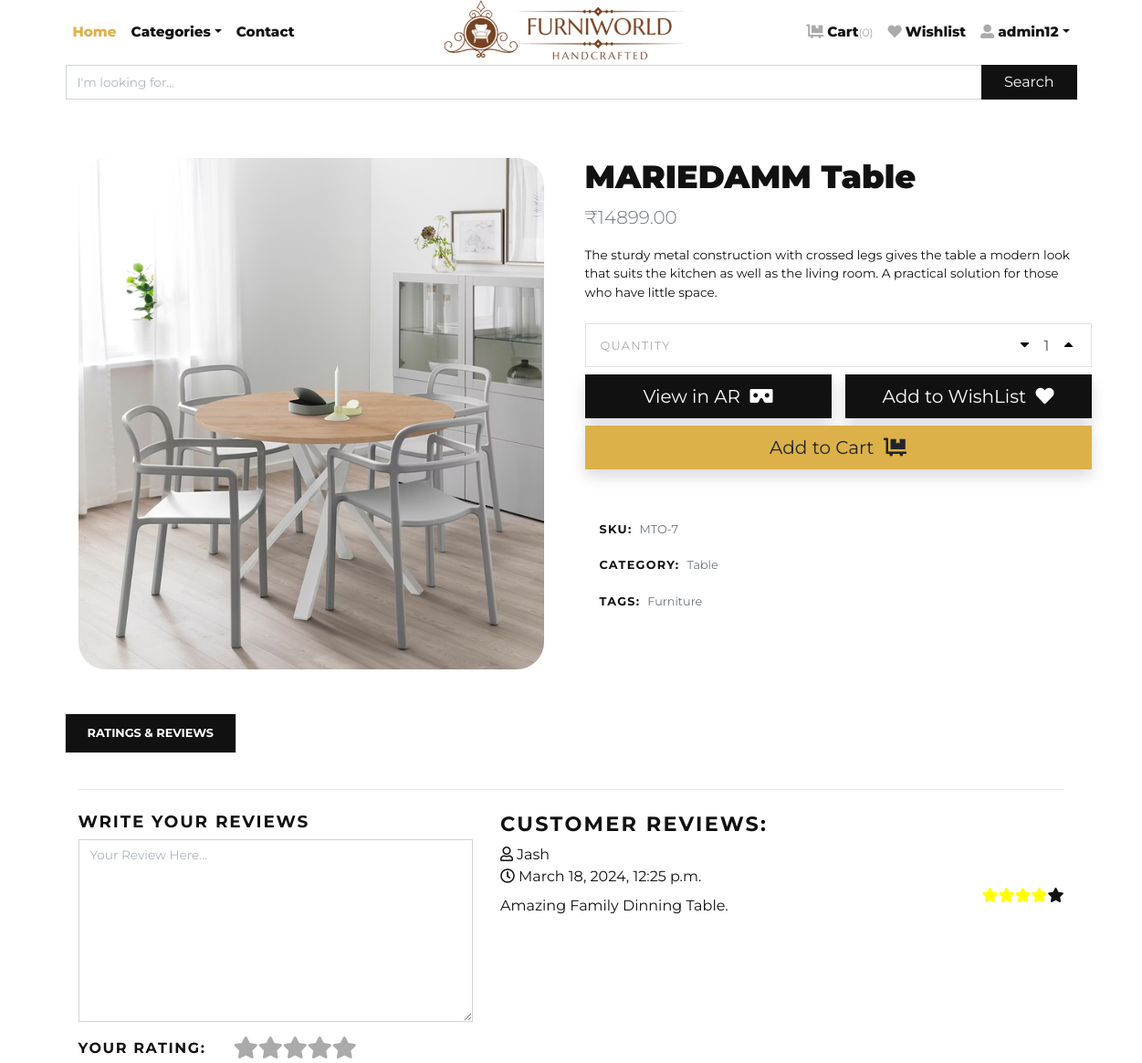
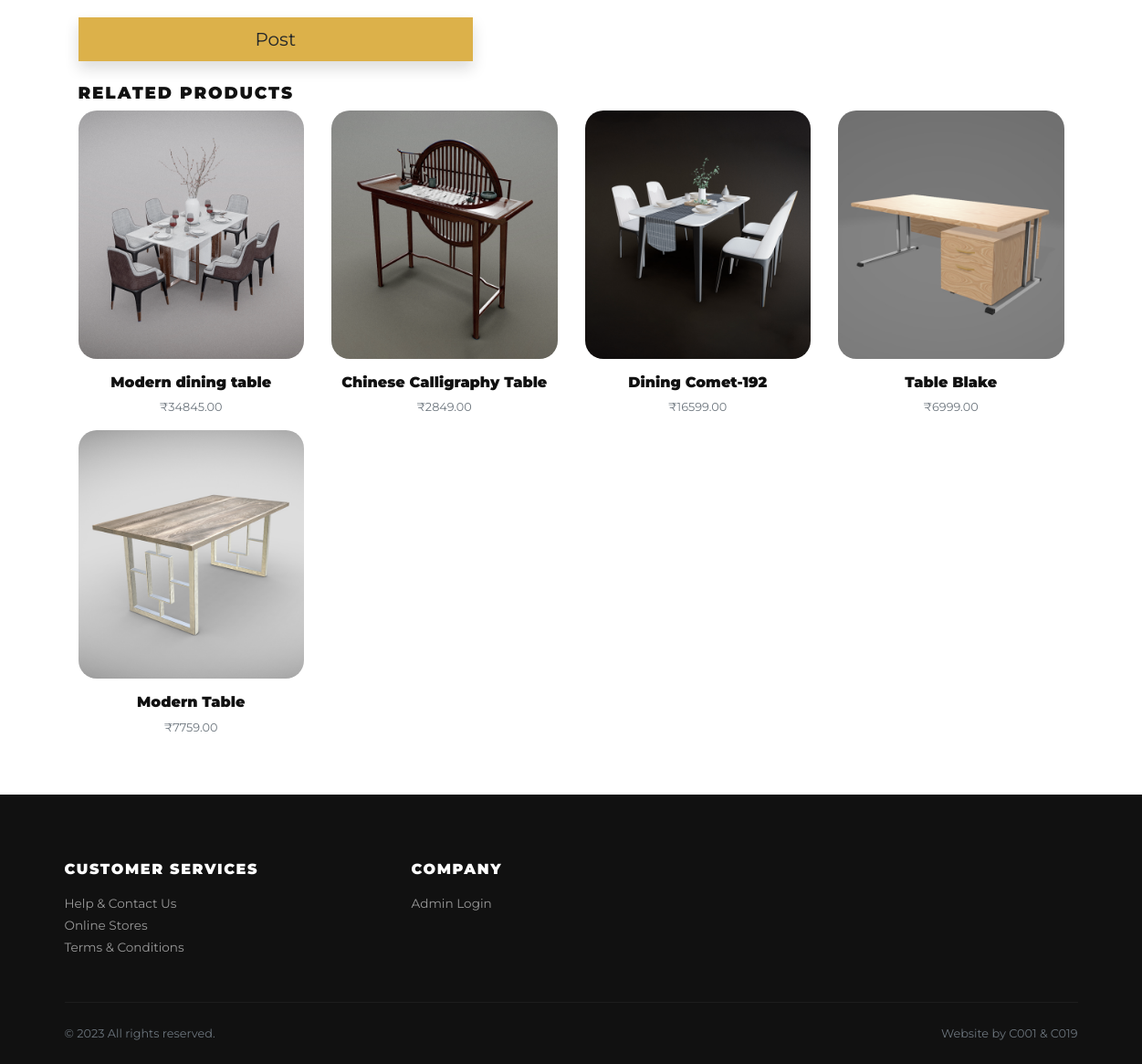
Page /product/mariedamm-table/ (signed in) on the committed database (2 pictures, top to bottom).
### store/models.py (models this page shows, shortened)
class Product(models.Model):
    title = models.CharField(max_length=150, verbose_name="Product Title")
    slug = models.SlugField(max_length=160, verbose_name="Product Slug")
    sku = models.CharField(max_length=255, unique=True, verbose_name="Unique Product ID (SKU)")
    short_description = models.TextField(verbose_name="Short Description")
    detail_description = models.TextField(blank=True, null=True, verbose_name="Detail Description")
    product_image = models.ImageField(upload_to='product', blank=True, null=True, verbose_name="Product Image")
    price = models.DecimalField(max_digits=8, decimal_places=2)
    category = models.ForeignKey(Category, verbose_name="Product Categoy", on_delete=models.CASCADE)
    is_active = models.BooleanField(verbose_name="Is Active?")
    is_featured = models.BooleanField(verbose_name="Is Featured?")
    created_at = models.DateTimeField(auto_now_add=True, verbose_name="Created Date")
    updated_at = models.DateTimeField(auto_now=True, verbose_name="Updated Date")
    t_model= models.FileField(upload_to='3dfile', max_length=200, blank=True, null=True, verbose_name="3D File")
    class Meta:
        verbose_name_plural = 'Products'
        ordering = ('-created_at', )

class Category(models.Model):
    title = models.CharField(max_length=50, verbose_name="Category Title")
    slug = models.SlugField(max_length=55, verbose_name="Category Slug")
    description = models.TextField(blank=True, verbose_name="Category Description")
    category_image = models.ImageField(upload_to='category', blank=True, null=True, verbose_name="Category Image")
    is_active = models.BooleanField(verbose_name="Is Active?")
    is_featured = models.BooleanField(verbose_name="Is Featured?")
    created_at = models.DateTimeField(auto_now_add=True, verbose_name="Created Date")
    updated_at = models.DateTimeField(auto_now=True, verbose_name="Updated Date")
    class Meta:
        verbose_name_plural = 'Categories'
        ordering = ('-created_at', )
    def __str__(self):
        return self.title

class Review(models.Model):
    user = models.ForeignKey(User, models.CASCADE)
    product = models.ForeignKey(Product, models.CASCADE)
    comment = models.TextField(max_length=250)
    rate = models.IntegerField(default=0)
    created_at = models.DateTimeField(auto_now_add=True)

### store/views.py (the view)
# urls.py: path('product/<slug:slug>/', views.detail, name="product-detail"),
@login_required
def detail(request, slug):
    product = get_object_or_404(Product, slug=slug)
    related_products = Product.objects.exclude(id=product.id).filter(is_active=True, category=product.category)
    reviews = Review.objects.filter(product=product)
    avg_rating = Review.objects.filter(product=product).aggregate(Avg('rate'))['rate__avg']
    context = {
        'product': product,
        'related_products': related_products,
        'review': reviews,
        'avg_rating' : avg_rating
    }
    return render(request, 'store/detail.html', context)

### templates/store/detail.html (shortened to what this page needs)
{% extends 'base.html' %}
{% load static %}
{% block content %}
<section class="py-5">
  <div class="container">
    <div class="row mb-5">
      <div class="col-lg-6">
        <div class="row m-sm-0">
          <div class="col-sm-12 order-1 order-sm-2">
            <div class="owl-carousel product-slider" data-slider-id="1">
              {% if product.product_image %}
              <a class="d-block" href="{{product.product_image.url}}" data-lightbox="product" title="{{product.title}}"><img class="img-fluid" src="{{product.product_image.url}}" alt="{{product.title}}" style="border-radius: 30px;"></a>
              {% else %}
              <a class="d-block" href="{% static 'img/product-detail-1.jpg' %}" data-lightbox="product" title="{{product.title}}"><img class="img-fluid" src="{% static 'img/product-detail-1.jpg' %}" alt="{{product.title}}"></a>
              {% endif %}
            </div>
          </div>
        </div>
      </div>
      <div class="col-lg-6">
        <h1>{{product.title}}</h1>
        <p class="text-muted lead">₹{{product.price}}</p>
        <p class="text-small mb-4">{{product.short_description}}</p>
        <div class="row align-items-stretch mb-4">
          <div class="col-sm-12 pr-sm-0">
            <div class="border d-flex align-items-center justify-content-between py-1 px-3 bg-white border-white">
              <span class="small text-uppercase text-gray mr-4 no-select">Quantity</span>
              <div class="quantity">
                <button class="dec-btn p-0"><i class="fas fa-caret-down"></i></button>
                <input name="quantity" class="form-control border-0 shadow-0 p-0" type="text" value="1">
                <button class="inc-btn p-0"><i class="fas fa-caret-up"></i></button>
              </div>
            </div>
          </div>
          <div class="col-sm-6 pr-sm-0 mt-2 ">
            <form action="{% url 'store:ar_view' %}">
              <button type="submit" class="btn btn-dark btn-lg btn-block h-100 d-flex align-items-center justify-content-center px-0 btn-lg shadow">View in AR &nbsp;<i class="fas fa-vr-cardboard"></i></button>
            </form>
          </div>
          <div class="col-sm-6 pr-sm-0 mt-2">
            <form action="{% url 'store:add-to-wishlist' %}">
              <button type="submit" class="btn btn-dark btn-lg btn-block h-100 d-flex align-items-center justify-content-center px-0 btn-lg shadow">Add to WishList &nbsp;<i class="fas fa-heart"></i></button>
            </form>
          </div>
          <div class="col-sm-12 pr-sm-0 mt-2">
            <form action="{% url 'store:add-to-cart' %}">
              <button type="submit" class="btn btn-primary btn-lg btn-block h-100 d-flex align-items-center justify-content-center px-0 btn-lg shadow">Add to Cart &nbsp;<i class="fas fa-dolly-flatbed"></i></button>
            </form>
          </div>
        </div>
        <br>
        <ul class="list-unstyled small d-inline-block">
          <li class="px-3 py-2 mb-1 bg-white"><strong class="text-uppercase">SKU:</strong><span class="ml-2 text-muted">{{product.sku}}</span></li>
          <li class="px-3 py-2 mb-1 bg-white text-muted"><strong class="text-uppercase text-dark">Category:</strong><a class="reset-anchor ml-2" href="{% url 'store:category-products' product.category.slug %}">{{product.category}}</a></li>
          <li class="px-3 py-2 mb-1 bg-white text-muted"><strong class="text-uppercase text-dark">Tags:</strong><a class="reset-anchor ml-2" href="#">Furniture</a></li>
        </ul>
      </div>
    </div>
    <ul class="nav nav-tabs border-0" id="myTab" role="tablist">
      <li class="nav-item"><a class="nav-link active" id="reviews-tab" data-toggle="tab" href="#reviews" role="tab" aria-controls="reviews" aria-selected="true">Ratings & Reviews</a></li>
    </ul>
    <br>
    <div class="container mt-3">
      <hr class="mt-0 pt-0">
      <div class="row">
        <div class="col-sm-5 mt-2">
          <h5 class="text-uppercase font-weight-bold">Write your Reviews</h5>
          <form class="review-form" method="post" action="{% url 'store:review-rate' %}">
            <div class="form-group">
              <textarea class="form-control input" name="comment" placeholder="Your Review Here..." style="height: 200px;"></textarea>
            </div>
            <div class="form-group">
              <p class="text-uppercase font-weight-bold">Your Rating:</p>
              <div class="rating-wrapper col-sm-5">
                <input class="fas fa-star" id="star-1" name="rate" type="radio" value="5" /><label for="star-1" class="fas fa-star"></label>
                <input class="fas fa-star" id="star-2" name="rate" type="radio" value="4" /><label for="star-2" class="fas fa-star"></label>
                <input class="fas fa-star" id="star-3" name="rate" type="radio" value="3" /><label for="star-3" class="fas fa-star"></label>
                <input class="fas fa-star" id="star-4" name="rate" type="radio" value="2" /><label for="star-4" class="fas fa-star"></label>
                <input class="fas fa-star" id="star-5" name="rate" type="radio" value="1" /><label for="star-5" class="fas fa-star"></label>
              </div>
            </div>
            <button class="btn btn-primary btn-lg btn-block h-100 d-flex align-items-center justify-content-center px-0 btn-lg shadow" type="submit">Post</button>
          </form>
        </div>
        <div class="col-sm-7 mt-2">
          <h4 class="text-uppercase font-weight-bold">Customer Reviews:</h4>
          {% for review in review %}
          <div class="review-heading">
            <a class="text-capitalize"><i class="far fa-user mr-1"></i>{{review.user.username}}</a>
            <a class="ml-2"><br><i class="far fa-clock mr-1"></i>{{review.created_at}}</a>
            <div class="stars">
              {% if review.rate > 4 %}
                <i class="fa fa-star checked" style="float: right; color: yellow;"></i>
              {% else %}
                <i class="fa fa-star" style="float: right;"></i>
              {% endif %}
              {% if review.rate > 3 %}
                <i class="fa fa-star checked" style="float: right; color: yellow;"></i>
              {% else %}
                <i class="fa fa-star" style="float: right;"></i>
              {% endif %}
              {% if review.rate > 2 %}
                <i class="fa fa-star checked" style="float: right; color: yellow;"></i>
              {% else %}
                <i class="fa fa-star" style="float: right;"></i>
              {% endif %}
              {% if review.rate > 1 %}
                <i class="fa fa-star checked" style="float: right; color: yellow;"></i>
              {% else %}
                <i class="fa fa-star" style="float: right;"></i>
              {% endif %}
              {% if review.rate > 0 %}
                <i class="fa fa-star checked" style="float: right; color: yellow;"></i>
              {% else %}
                <i class="fa fa-star" style="float: right;"></i>
              {% endif %}
            </div>
            <div class="review-body mt-2">
              <p>{{review.comment}}</p>
            </div>
          {% endfor %}
        </div>
      </div>
    </div>
    <div>
      <div>
        <h2 class="h5 text-uppercase mt-4">Related products</h2>
        <div class="row">
          {% if related_products %}
          {% for rp in related_products %}
          <div class="col-xl-3 col-lg-4 col-sm-6">
            <div class="product text-center">
              <div class="mb-3 position-relative">
                <a class="d-block" href="{% url 'store:product-detail' rp.slug %}">
                  {% if rp.product_image %}
                    <img style="border-radius: 20px;" class="img-fluid w-100" src="{{rp.product_image.url}}" alt="{{rp.title}}">
                  {% else %}
                    <img style="border-radius: 20px;" class="img-fluid w-100" src="{% static 'img/product-1.jpg' %}" alt="{{rp.title}}">
                  {% endif %}
                </a>
              </div>
              <h6> <a class="reset-anchor" href="{% url 'store:product-detail' rp.slug %}">{{rp.title}}</a></h6>
              <p class="small text-muted">₹{{rp.price}}</p>
            </div>
          </div>
          {% endfor %}
          {% endif %}
        </div>
      </div>
    </div>
  </div>
</section>
{% endblock content %}

### templates/navbar.html (shortened to what this page needs)
{% load static %}
      <header class="header bg-white">
        <div class="container px-0 px-lg-3">
          <nav class="navbar navbar-expand-lg navbar-light py-3 px-lg-0"><a class="navbar-brand" href="{% url 'store:home' %}"><img src="{% static 'img/furniworld-2.png' %}" alt="FurniWorld" style="height: 85px;" class="logo-img"></a>
            <div class="collapse navbar-collapse" id="navbarSupportedContent">
              <ul class="navbar-nav mr-auto">
                <li class="nav-item">
                  <a class="nav-link active" href="{% url 'store:home' %}">Home</a>
                </li>
                <li class="nav-item dropdown"><a class="nav-link dropdown-toggle" id="pagesDropdown" href="#" data-toggle="dropdown" aria-haspopup="true" aria-expanded="false">Categories</a>
                </li>
                <li class="nav-item">
                  <a class="nav-link" href="{% url 'store:query' %}">Contact</a>
                </li>
              </ul>
              <ul class="navbar-nav ml-auto">
                {% if request.user.is_authenticated %}
                <li class="nav-item"><a class="nav-link" href="{% url 'store:cart' %}"> <i class="fas fa-dolly-flatbed mr-1 text-gray"></i>Cart<small class="text-gray">({{cart_items.count}})</small></a></li>
                <li class="nav-item"><a class="nav-link" href="{% url 'store:wishlist' %}"> <i class="far fa fa-heart mr-1 text-gray"></i>Wishlist</a></li>
                  <li class="nav-item dropdown"><a class="nav-link dropdown-toggle" id="pagesDropdown" href="#" data-toggle="dropdown" aria-haspopup="true" aria-expanded="false"><i class="fas fa-user-alt mr-1 text-gray"></i>{{ user }}</a></a>
                </li>
                {% else %}
                  <li class="nav-item"><a class="nav-link" href="{% url 'store:login' %}">Login</a></li>
                  <li class="nav-item"><a class="nav-link" href="{% url 'store:register' %}">Create Account</a></li>
                {% endif %}
              </ul>
            </div>
          </nav>
          <form action="/search">
            <div class="input-group mb-3">
              <input name="q" type="text" class="form-control" placeholder="I'm looking for..." required>
              <div class="input-group-append">
                <button class="btn btn-dark btn-block" type="submit" id="button-addon2">Search</button>
              </div>
            </div>
          </form>
        </div>
      </header>

### rows in the picture
Product: product_image (picture), title "MARIEDAMM Table", price "14899.00", short_description "The sturdy metal construction with crossed legs gives the table a modern look that suits the kitchen as well as the living room. A practical solution for those who have little space.", sku "MTO-7", category "Table"
Review: user.username "Jash", created_at "March 18, 2024, 12:25 p.m.", comment "Amazing Family Dinning Table."
Product: product_image (picture), title "Modern dining table", price "34845.00"
Product: product_image (picture), title "Chinese Calligraphy Table", price "2849.00"
Product: product_image (picture), title "Dining Comet-192", price "16599.00"
Product: product_image (picture), title "Table Blake", price "6999.00"
Product: product_image (picture), title "Modern Table", price "7759.00"

### other values in the picture
{{ cart_items.count }} "0"
{{ user }} "admin12"
